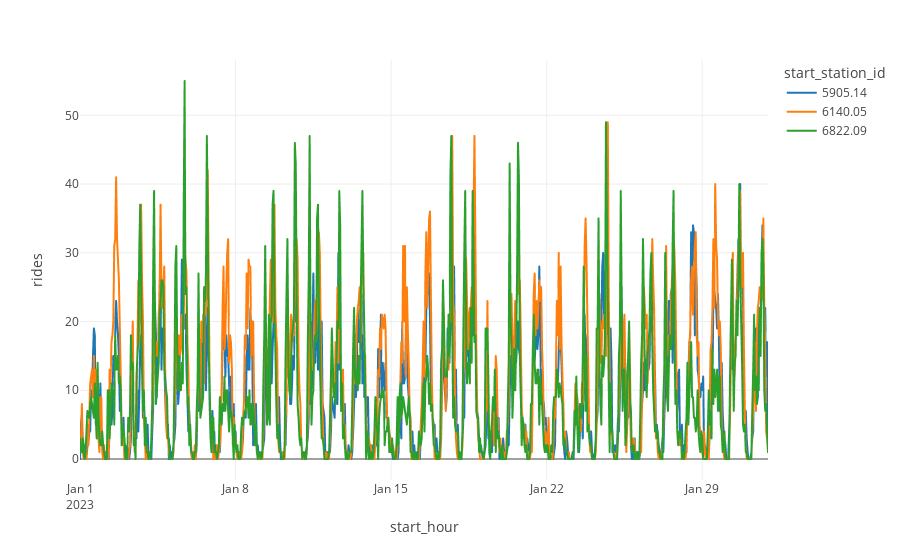

Source (notebook cell):
### Code cell
plot_rides(agg_data_filled, locations=['5905.14', '6140.05', '6822.09'])

### Figure 1 — Plotly figure (JSON) as saved in the notebook; plotly's stock layout.template omitted (floating-point values rounded to 4 significant figures; data arrays with more than 128 entries replaced by an {"elided": "..."} marker saying what was removed)
{"data": [{"hovertemplate": "start_station_id=5905.14<br>start_hour=%{x}<br>rides=%{y}<extra></extra>", "legendgroup": "5905.14", "line": {"color": "#1F77B4", "dash": "solid"}, "marker": {"symbol": "circle"}, "mode": "lines", "name": "5905.14", "showlegend": true, "type": "scattergl", "x": {"elided": "744 str values"}, "xaxis": "x", "y": {"elided": "744 int values"}, "yaxis": "y"}, {"hovertemplate": "start_station_id=6140.05<br>start_hour=%{x}<br>rides=%{y}<extra></extra>", "legendgroup": "6140.05", "line": {"color": "#FF7F0E", "dash": "solid"}, "marker": {"symbol": "circle"}, "mode": "lines", "name": "6140.05", "showlegend": true, "type": "scattergl", "x": {"elided": "744 str values"}, "xaxis": "x", "y": {"elided": "744 int values"}, "yaxis": "y"}, {"hovertemplate": "start_station_id=6822.09<br>start_hour=%{x}<br>rides=%{y}<extra></extra>", "legendgroup": "6822.09", "line": {"color": "#2CA02C", "dash": "solid"}, "marker": {"symbol": "circle"}, "mode": "lines", "name": "6822.09", "showlegend": true, "type": "scattergl", "x": {"elided": "744 str values"}, "xaxis": "x", "y": {"elided": "744 int values"}, "yaxis": "y"}], "layout": {"legend": {"title": {"text": "start_station_id"}, "tracegroupgap": 0}, "margin": {"t": 60}, "xaxis": {"anchor": "y", "domain": [0, 1], "title": {"text": "start_hour"}}, "yaxis": {"anchor": "x", "domain": [0, 1], "title": {"text": "rides"}}}}
